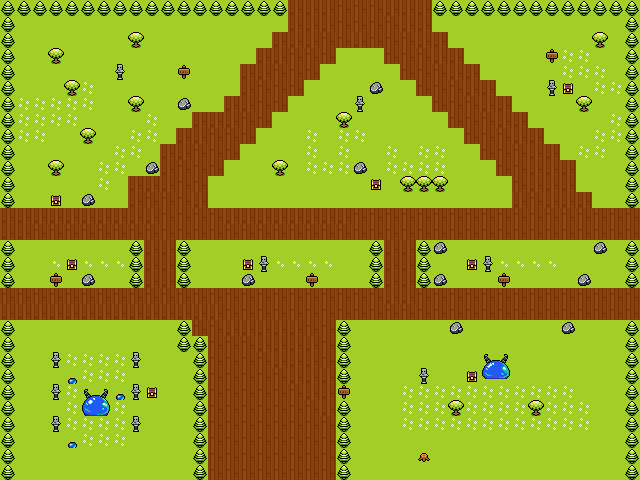

A level layout from a 2D game, rendered from its tile map. Below: a short description, then the map file with tile-grid data replaced by summaries:
An orthogonal 40x30 tile map with 16x16 px tiles, 3 tile layers (Tile Layer 1, Tile Layer 3, collision), 4 tilesets.

<map version="1.10" tiledversion="1.11.2" orientation="orthogonal" renderorder="right-down" width="40" height="30" tilewidth="16" tileheight="16" infinite="0" nextlayerid="5" nextobjectid="1">
 <tileset firstgid="1" source="tilesets/collisionBox.tsx" />
 <tileset firstgid="2" source="tilesets/exitBox.tsx" />
 <tileset firstgid="192" source="tilesets/library_tileset.tsx" />
 <tileset firstgid="972" source="tilesets/decoration.tsx" />
 <layer id="1" name="Tile Layer 1" width="40" height="30">
  <data>[1200 cells, 1200 non-empty, 4 distinct tile ids]</data>
 </layer>
 <layer id="4" name="Tile Layer 3" width="40" height="30">
  <data>[1200 cells, 305 non-empty, 19 distinct tile ids]</data>
 </layer>
 <layer id="3" name="collision" width="40" height="30" opacity="0">
  <data>[1200 cells, 822 non-empty, 1 distinct tile ids]</data>
 </layer>
</map>
